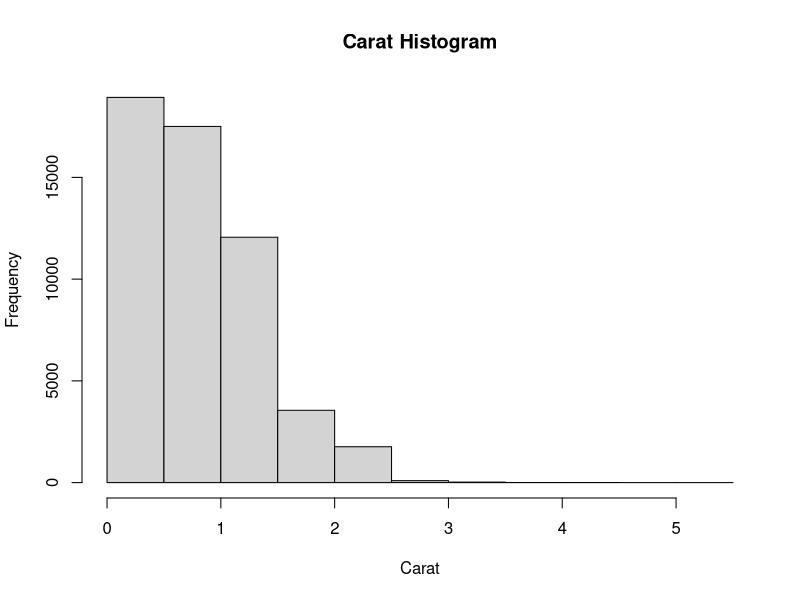
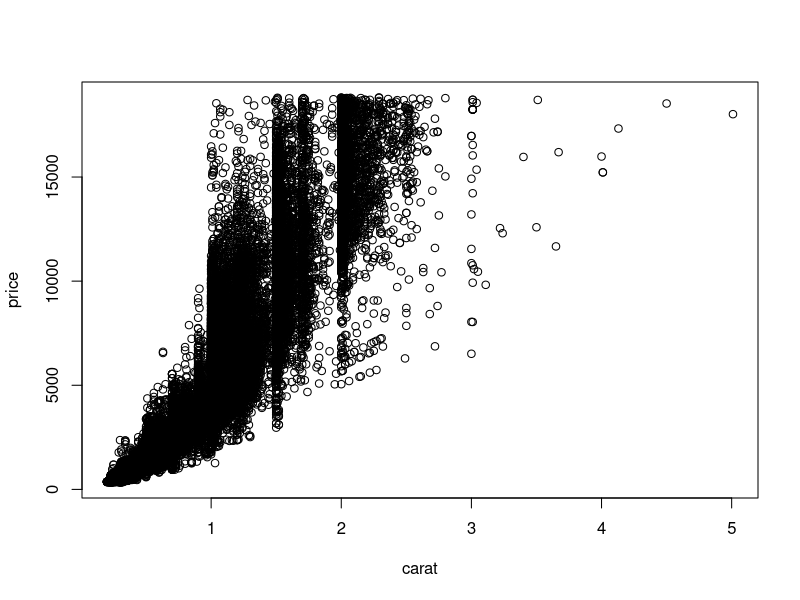
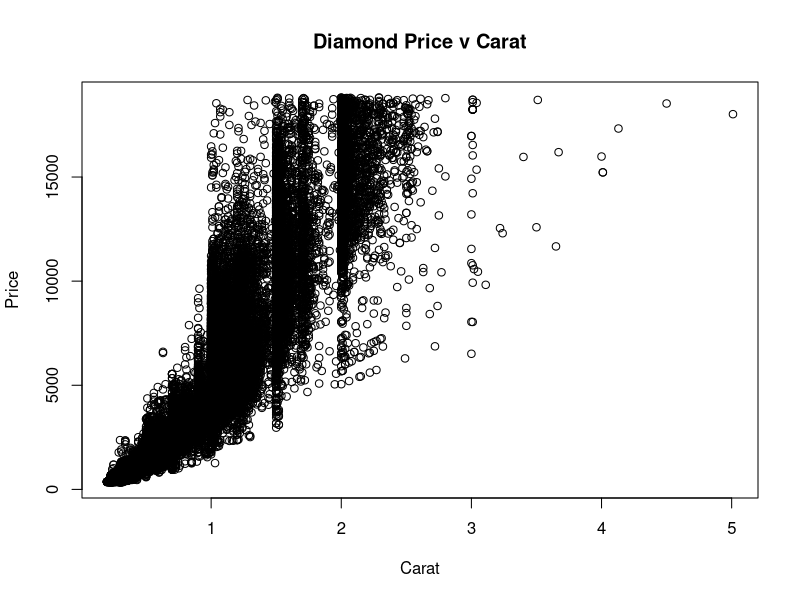
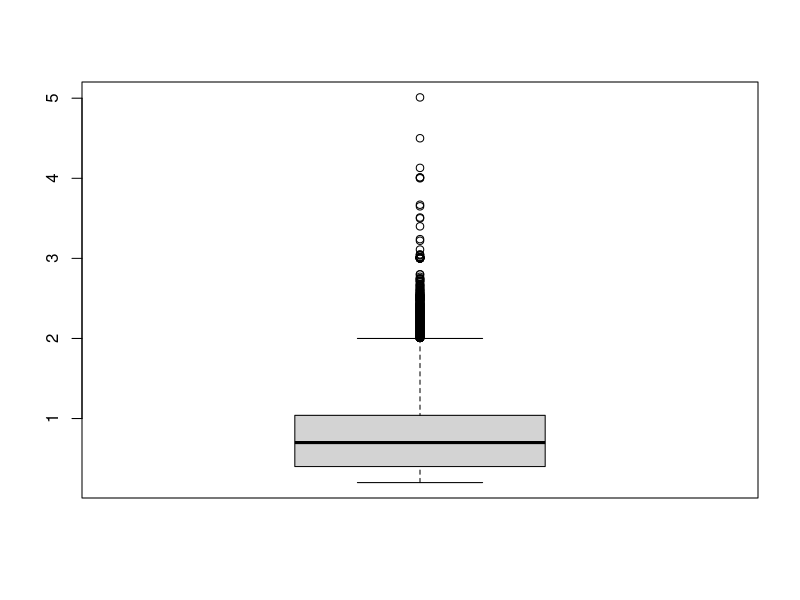
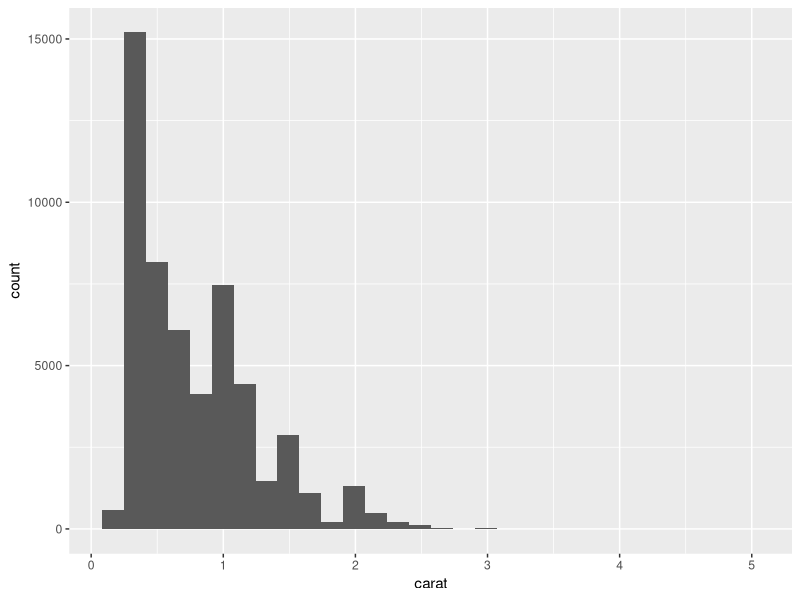
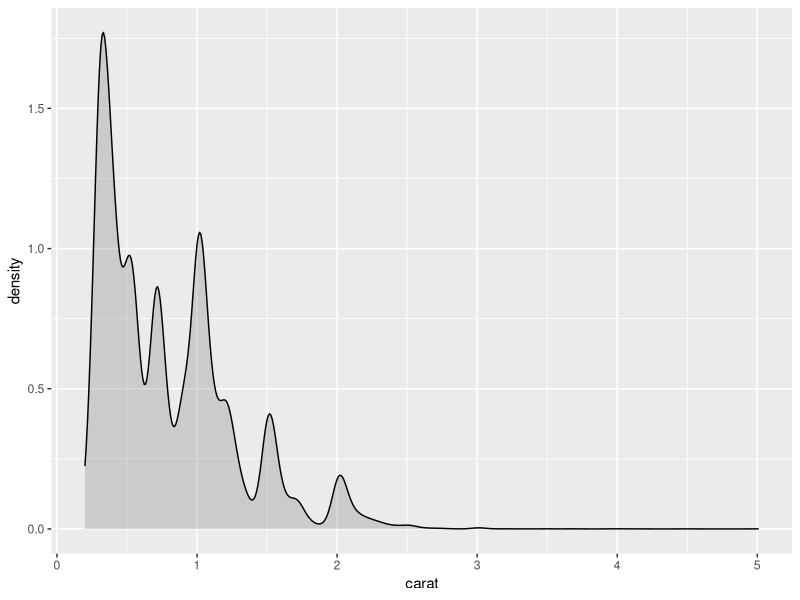

Reproduce these figures in R, in order. (Note: this script raises an error after producing the figures.)
# clean out the environment before starting
rm(list=ls())

# load the ggplot2 package.
library(ggplot2)

# We'll take a really quick look at the base plotting package and then jump straight into ggplot2, the leading graphics
# package in R programming.

?diamonds

#############################
### 7.1.1 Base Histograms ###
#############################

# Histograms are great for showing the frequency in the data of a single predictor.
hist(diamonds$carat, main="Carat Histogram", xlab="Carat")

################################
### 7.1.2 Base Scatter Plots ###
################################

# we can plot two predictors against each other using a formula and a specified data source
plot(price ~ carat, data=diamonds)

# or we can just plot two arbitrary vectors of data against each other
plot(diamonds$carat, diamonds$price, main='Diamond Price v Carat', xlab='Carat', ylab='Price')

###########################
### 7.1.3 Base Boxplots ###
###########################

# Box plots are a great way to see the general spread to the values for a given predictor
boxplot(diamonds$carat)

############################################
### 7.2.1 ggplot2 Histograms & Densities ###
############################################

# We associate the data source with the ggplot function. There's more we can do with that object, but for now we
# will leave it at that. We also need to specify geometries, which are the functions that create layers of
# visualization.

ggplot(data = diamonds) + geom_histogram(aes(carat))

# now we'll look at a density plot of the same data. While histograms are counts of discrete values in the data,
# a frequency for each value, a density plot is a continuous function that describes the probability of each value
# occurring in the data. Note the fill argument, that sets the colour used to fill the plot

ggplot(data=diamonds) + geom_density(aes(carat), fill='grey50', alpha=0.3)

##################################
### 7.2.2 ggplot2 Scatterplots ###
##################################

# scatter plots are really straight-forward with ggplot2
 + geom_point()

# we can do some really neat grouping of data using an idea called facets
g <- ggplot(data=diamonds, aes(x=carat, y=price))
g + geom_point(aes(color=color))

# first, we store the ggplot object in a variable so that we can reference it more easily. Next, we use the color
# argument of the aes object to represent a factor as color, adding extra dimensions to the plot without detracting
# from the interpretability of the graph. Notice that ggplot creates a legend automatically.

# We can use facets to create a separate chart for each factor
g + geom_point(aes(color=color)) + facet_wrap(~color)

# we can also use a facet grid to create charts where two predictors are plotted against each other creating a
# multi-dimensional effect. Here we using a formula to plot cut against clarity.
g + geom_point(aes(color=color)) + facet_grid(cut~clarity)

# faceting works with other geometries too. Here's an example using histograms
ggplot(data=diamonds, aes(x=carat)) + geom_histogram() + facet_wrap(~color)

#############################################
### 7.2.3 ggplot2 Boxplots & Violin Plots ###
#############################################

# ggplot has good support for boxplots. If you're doing a box plot against all members of the population, and not
# grouping by a factor, you need to set x=1. It's just a quirk of ggplot2.
ggplot(data=diamonds, aes(y=carat, x=1)) + geom_boxplot()

# we can also use facets to make sense of our data.
ggplot(data = diamonds, aes(y=carat, x=cut)) + geom_boxplot()

# Violin plots are a derivative of box plots that convey even more information about the distribution of a population.
ggplot(diamonds, aes(y=carat, x=cut)) + geom_violin()

# we can even plot different layers of data together in the same chart
ggplot(diamonds, aes(y=carat, x=cut)) + geom_violin() + geom_point()

#################################
### 7.2.4 ggplot2 Line Graphs ###
#################################

library(lubridate)

# line plots are super easy with ggplot
ggplot(economics, aes(x=date, y=pop)) + geom_line()

# the lubridate package provides nice data formatting functions to ggplot2.
# We'll create month and year variables and store them in the economics data frame
economics$year <- year(economics$date)
economics$month <- month(economics$date, label=TRUE)

# next we'll do some old skool filtering so filter out dates older than year 2000
econ2000 <- economics[which(economics$year >= 2000), ]

#load the scales package for nice axis formatting
library(scales)

# setup the ggplot object for use with plots
g <- ggplot(econ2000, aes(x=month, y=pop))

g <- g + geom_line(aes(color=factor(year), group=year))

# give a title to the legend
g <- g + scale_color_discrete(name="Year")

# format the y-axis
g <- g + scale_y_continuous(labels = comma)

# add a title and x-axis label
g <- g + labs(title="Population Growth", x="Month", y="Population")

# now plot the graph
g

####################
### 7.2.4 Themes ###
####################
library(ggthemes)

# themes allow for using out of the box styling for charts and graphs. The ggthemes package contains a number of nice
# themes that can be very easily applied to ggplot output.

g2 <- ggplot(diamonds, aes(x=carat, y=price)) + geom_point(aes(color=color))

# we can a couple of different themes to this data
g2 + theme_economist() + scale_colour_economist()
g2 + theme_excel() + scale_colour_excel()
g2 + theme_tufte()
g2 + theme_wsj()
